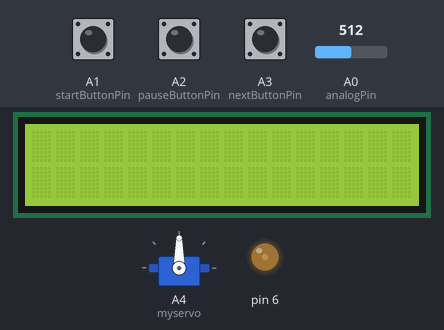
The sketch below on a simulated Arduino Uno, built with avr-gcc and run on an emulated ATmega328P. Parts: servo, 16×2 character LCD, output pins drawn as LEDs (lit = HIGH). Inputs (shaded band) come from the test bench; at power-on: A1 (startButtonPin) HIGH, A2 (pauseButtonPin) HIGH, A3 (nextButtonPin) HIGH, A0 (analogPin) = 512. Storage starts empty; what the sketch prints to the serial monitor is not drawn.

Above: at 1.2 s.
1.3 s: A1 (startButtonPin) pulled LOW for 0.15 s
At 2.1 s:
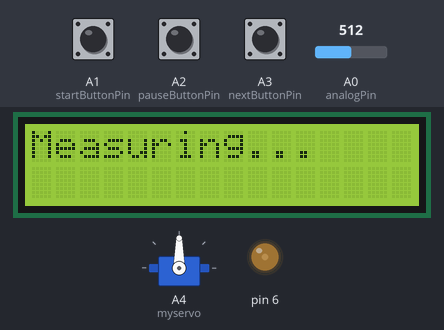
4.4 s: A2 (pauseButtonPin) pulled LOW for 0.15 s
At 5.1 s:
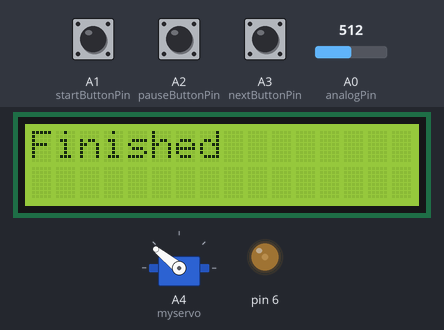
6.0 s: A1 (startButtonPin) pulled LOW for 1 s
At 7.48 s:
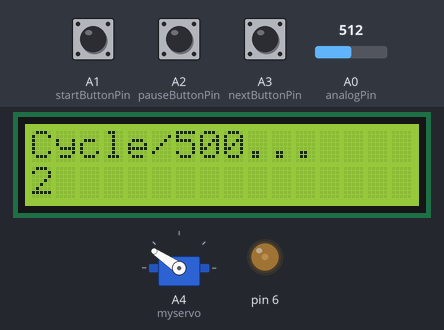
10.0 s: A3 (nextButtonPin) pulled LOW for 0.15 s
At 10.19 s:
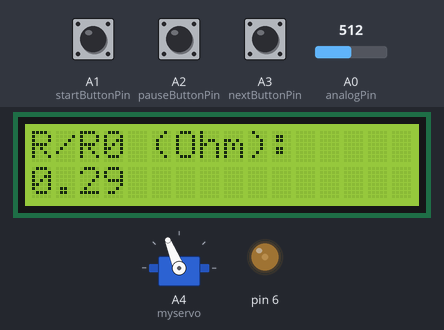
12.4 s: A3 (nextButtonPin) pulled LOW for 0.15 s
At 12.61 s:
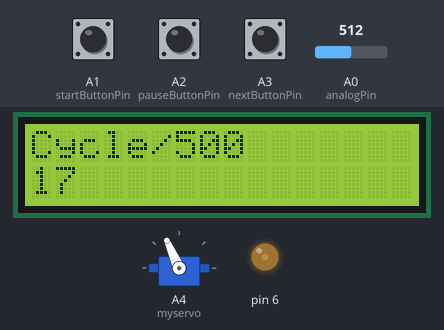
15.4 s: A0 (analogPin) set to 716
At 16.22 s:
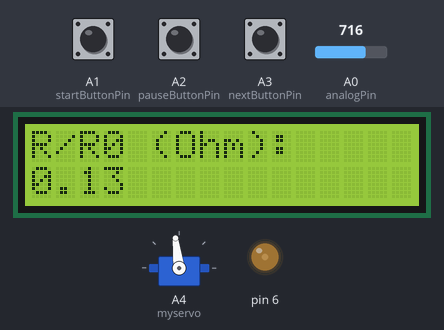
Timing chart, 0 to 18.2 s (numbered marks = the images above; inputs shaded):
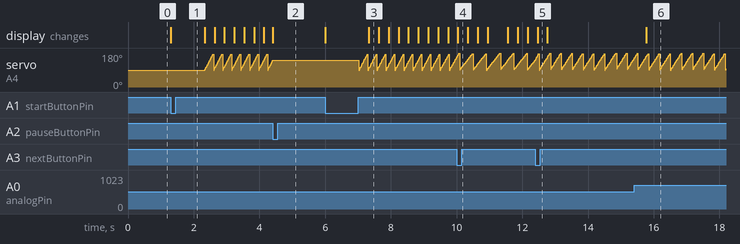

The sketch:

SistemaFlexiones.ino
```cpp
#include <Servo.h>
#include <LiquidCrystal.h>
#include <Wire.h>
#include <SD.h>

Servo myservo;

File myFile;  // Create servo object

// Cycle system variables, change accordingly
float max_deg = 180;  // Maximum degree the servo will rotate to
float min_deg = 90;   // Minimum degree the servo will rotate to
float pos = 0;        // Servo position variable

float step = 1;                                                                                                                        // Degree variation per loop
float step_time = 1;                                                                                                                   // Time between each loop in milliseconds
float cycle_time = 0;                                                                                                                  // Time between the start of one cycle and another
int num_cycles = 500;                                                                                                                  // Number of cycles to perform
bool running = false;                                                                                                                  // Indicates whether the experiment is running
float time_left = 1 + ((1120 + cycle_time) * num_cycles) / 1000.0 + (num_cycles * step_time * (max_deg - min_deg) / (1000.0 * step));  // Time left for the experiment
float time_total = time_left;                                                                                                          // Total time of the experiment
float time_cycle = (1120 + cycle_time) / 1000.0 + step_time * (max_deg - min_deg) / (1000.0 * step);                                   // Time per cycle

// Resistance measurement variables
int analogPin = 0;      // Analog pin for reading the voltage
int raw = 0;            // Raw value from analog read
int Vin = 5;            // Input voltage
float Vout = 0;         // Output voltage
float R1 = 1000;        // Known resistor value
float Rm = 0;           // Unknown sample resistance
float R0 = 3400;        // Original resistance of the sample
float ratio = Rm / R0;  // Ratio of sample resistance to original resistance
float buffer = 0;       // Buffer for calculations

// LCD variables
int Contrast = 50;                    // Contrast level of the LCD
LiquidCrystal lcd(8, 7, 5, 4, 3, 2);  // LCD pins configuration
int startButtonPin = A1;              // Pin for starting the experiment
int pauseButtonPin = A2;              // Pin for pausing or resuming the experiment
int nextButtonPin = A3;               // Pin for going to the next display option
bool nextPressed = false;             // Prevents multiple presses causing lag
int displayOption = 1;                // Current display option

void setup() {
  myservo.attach(A4);  // Attach the servo to pin A4

  pinMode(startButtonPin, INPUT_PULLUP);
  pinMode(pauseButtonPin, INPUT_PULLUP);
  pinMode(nextButtonPin, INPUT_PULLUP);

  analogWrite(6, Contrast);  // Set the LCD contrast
  lcd.begin(16, 2);          // Initialize the LCD
  Serial.begin(9600);        // Start serial communication for debugging
}

// Formats time in seconds into hh:mm:ss format
void formatTime(float seconds, char* buffer) {
  int hours = seconds / 3600;
  int minutes = (seconds - (hours * 3600)) / 60;
  int secs = seconds - (hours * 3600) - (minutes * 60);
  sprintf(buffer, "%02d:%02d:%02d", hours, minutes, secs);
}

void loop() {
  // Start the experiment if start button is pressed and not already running
  if (digitalRead(startButtonPin) == LOW && !running) {
    running = true;  // Start the experiment
    lcd.setCursor(0, 0);
    lcd.print("Measuring...       ");  // Ensure the text fits the LCD
    time_left = time_total - 1 + time_cycle;
    delay(1000);  // Debounce delay
  }

  while (running) {
    if (!SD.begin(9)) {  // Initialize SD card
      Serial.println("initialization failed!");
      while (1)
        ;
    }
    Serial.println("initialization done.");

    myFile = SD.open("TFG.txt", FILE_WRITE);  // Open file for writing

    if (!myFile) {  // Check if file opened successfully
      Serial.println("error opening TFG.txt");
      while (1)
        ;
    }

    for (int cycles = 1; cycles <= num_cycles; cycles++) {  // Loop through cycles
      time_left -= time_cycle;                              // Update remaining time
      char time_buffer[9];
      formatTime(time_left, time_buffer);  // Format remaining time
      Serial.println(time_left);           // Print remaining time to serial
      raw = analogRead(analogPin);         // Read analog value
      if (raw != 0) {
        buffer = raw * Vin;
        Vout = buffer / 1024.0;  // Calculate output voltage
        buffer = (Vin / Vout) - 1;
        Rm = R1 * buffer;  // Calculate unknown resistance
        ratio = Rm / R0;   // Calculate resistance ratio
      }

      // Write ratio and cycle to SD card
      myFile.print(cycles);
      myFile.print(" ");
      myFile.println(ratio);

      // Servo movement from min to max
      for (pos = min_deg; pos <= max_deg; pos += step) {
        myservo.write(pos);
        delay(step_time);
        if (digitalRead(pauseButtonPin) == LOW) {
          lcd.setCursor(0, 0);
          lcd.print("Stopped          ");  // Ensure the length of the text matches the space available on the LCD
          lcd.setCursor(0, 1);
          lcd.print("           ");
          running = false;
          break;  // Exit the servo movement loop
        }

        if (digitalRead(nextButtonPin) == LOW && !nextPressed) {
          lcd.clear();
          displayOption++;
          nextPressed = true;  // Prevent multiple presses
        } else if (displayOption % 3 == 2) {
          lcd.setCursor(0, 0);
          lcd.print("R/R0 (Ohm):");  // Ensure the length of the text matches the space available on the LCD
          lcd.setCursor(0, 1);
          lcd.print(ratio);

        } else if (displayOption % 3 == 1) {
          lcd.setCursor(0, 0);
          lcd.print("Cycle/");  // Ensure the length of the text matches the space available on the LCD
          lcd.setCursor(0, 1);
          lcd.print(cycles);
          lcd.setCursor(6, 0);
          lcd.print(num_cycles);

        } else if (displayOption % 3 == 0) {
          lcd.setCursor(0, 0);
          lcd.print("Left (hh:mm:ss):");  // Ensure the length of the text matches the space available on the LCD
          lcd.setCursor(0, 1);
          lcd.print(time_buffer);
        }
      }
      nextPressed = false;
      if (!running)
        break;                 // Exit the cycles loop if paused
      myservo.write(min_deg);  // Return the servo to its initial position
    }
    myFile.close();  // Close the file after finishing all cycles
    lcd.setCursor(0, 0);
    lcd.print("Finished    ");
    lcd.setCursor(0, 1);
    lcd.print("              ");
    running = false;  // Finish the cycles
  }
}
```

Measured:
- after the input at 1.3 s, servo on A4 (myservo): ramps from 90° to 174° and jumps back, once every 0.27 s; the display: changes at once (image 1)
- after the input at 4.4 s, the display: changes at once (image 2)
- after the input at 10.0 s, the display: changes at once (image 4)
- after the input at 12.4 s, the display: changes after 0.07 s (image 5)
- after the input at 15.4 s, the display: changes after 0.37 s (image 6)
